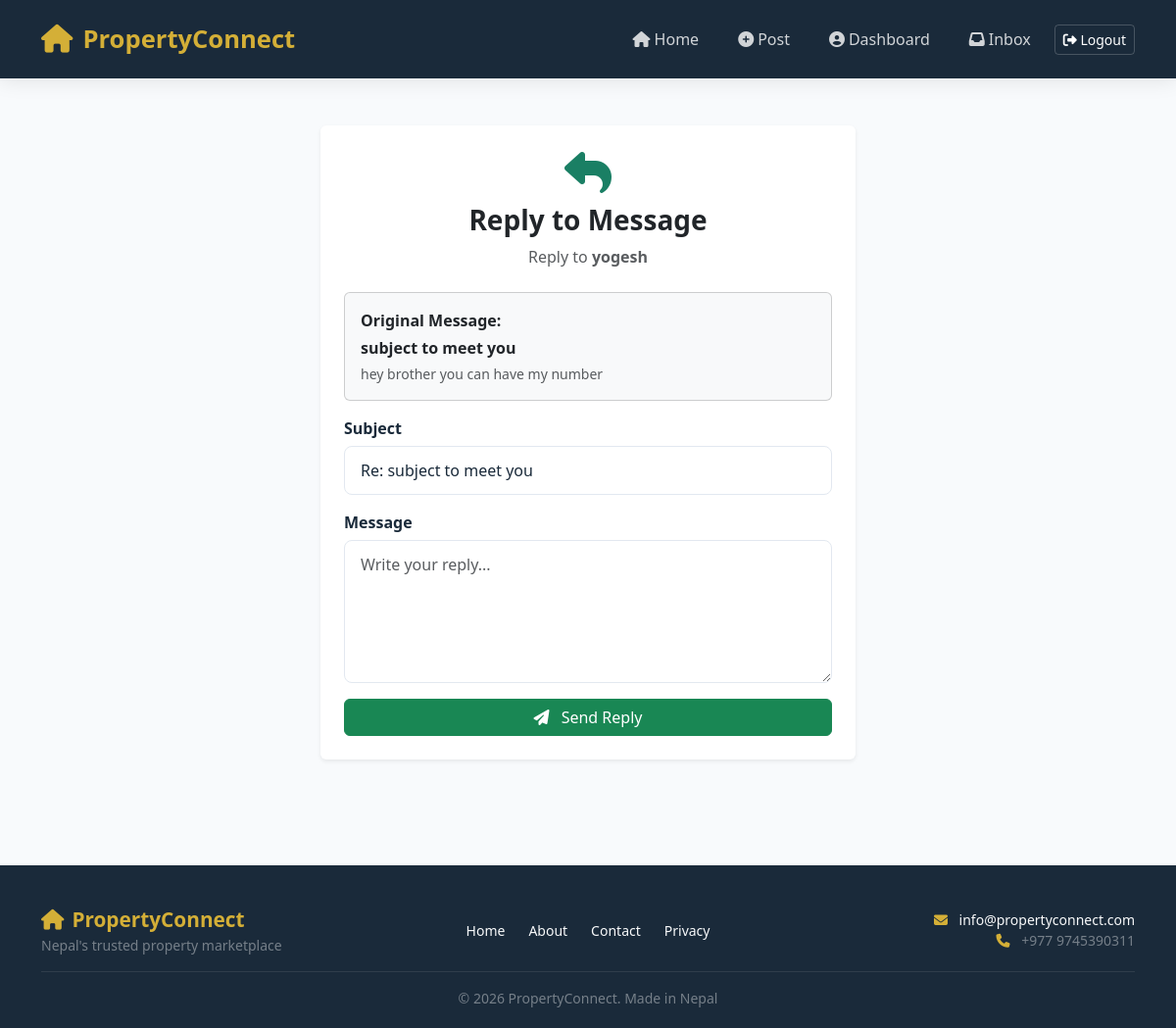
The page /reply/2/ (signed in) on the database its author committed.
### main/models.py (models this page shows, shortened)
class Message(models.Model):
    sender = models.ForeignKey(User, on_delete=models.CASCADE, related_name='sent_messages')
    receiver = models.ForeignKey(User, on_delete=models.CASCADE, related_name='received_messages')
    property = models.ForeignKey(PropertyPost, on_delete=models.CASCADE, null=True, blank=True)
    subject = models.CharField(max_length=200)
    message = models.TextField()
    is_read = models.BooleanField(default=False)
    created_at = models.DateTimeField(auto_now_add=True)

### main/views.py (the view, shortened to what this page needs)
# urls.py: path('reply/<int:pk>/', views.reply_message, name='reply_message'),
def reply_message(request, pk):
    if not request.user.is_authenticated:
        return redirect('login')
    original_message = get_object_or_404(Message, pk=pk)
    if request.user != original_message.receiver:
        messages.error(request, 'You are not authorized to reply to this message.')
        return redirect('inbox')
    context = {
        'original_message': original_message,
        'receiver': original_message.sender,
    }
    return render(request, 'main/reply_message.html', context)

### main/context_processors.py (called while the page is built)
def unread_message_count(request):
    if request.user.is_authenticated:
        count = Message.objects.filter(receiver=request.user, is_read=False).count()
        return {'unread_count': count}
    return {'unread_count': 0}

### main/templates/main/reply_message.html (shortened to what this page needs)
{% extends 'main/base.html' %}
{% block content %}
<div class="container py-5">
    <div class="row justify-content-center">
        <div class="col-md-6">
            <div class="card shadow-sm border-0">
                <div class="card-body p-4">
                    <div class="text-center mb-4">
                        <i class="fas fa-reply fa-3x" style="color: #1A7F64;"></i>
                        <h3 class="fw-bold mt-2">Reply to Message</h3>
                        <p class="text-muted">Reply to <strong>{{ receiver.username }}</strong></p>
                    </div>
                    <div class="card bg-light p-3 mb-3">
                        <p class="mb-1"><strong>Original Message:</strong></p>
                        <p class="mb-1"><strong>{{ original_message.subject }}</strong></p>
                        <p class="text-muted small mb-0">{{ original_message.message|truncatechars:100 }}</p>
                    </div>
                    <form method="POST">
                        <div class="mb-3">
                            <label class="form-label">Subject</label>
                            <input type="text" name="subject" class="form-control"
                                   value="Re: {{ original_message.subject }}" required>
                        </div>
                        <div class="mb-3">
                            <label class="form-label">Message</label>
                            <textarea name="message" class="form-control" rows="5"
                                      placeholder="Write your reply..." required></textarea>
                        </div>
                        <button type="submit" class="btn btn-success w-100">
                            <i class="fas fa-paper-plane me-2"></i> Send Reply
                        </button>
                    </form>
                </div>
            </div>
        </div>
    </div>
</div>
{% endblock %}

### main/templates/main/base.html (style rules this page uses)
:root { --primary: #0F4C5C; --secondary: #1A7F64; --gold: #D4AF37; --light-bg: #F8FAFC; --dark-bg: #1A2A3A; --text-dark: #1A2A3A; --text-light: #FFFFFF; --gray: #64748B; --shadow: 0 8px 30px rgba(0,0,0,0.08); }
* { margin: 0; padding: 0; box-sizing: border-box; }
body { background: var(--light-bg); color: var(--text-dark); font-family: 'Segoe UI', Tahoma, Geneva, Verdana, sans-serif; min-height: 100vh; }
.form-control, .form-select { background: #fff; border: 1px solid #E2E8F0; color: var(--text-dark); border-radius: 8px; padding: 12px 16px; transition: all 0.3s; }
.form-label { font-weight: 600; color: var(--text-dark); margin-bottom: 6px; display: flex; align-items: center; gap: 8px; }

### rows shown on the page
Message: subject "subject to meet you", message "hey brother you can have my number", subject "Re: subject to meet you"

### other values the page prints
{{ receiver.username }} "yogesh"
